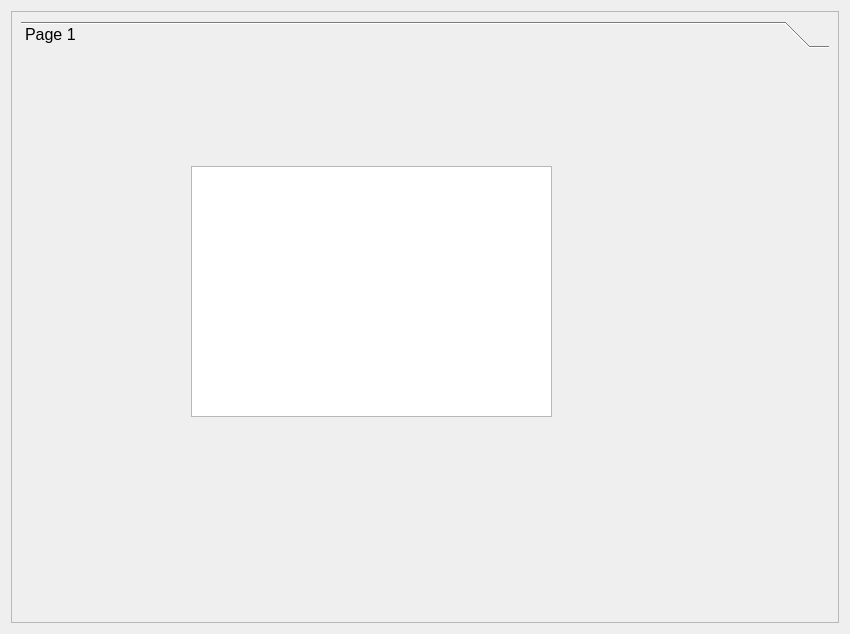
<?xml version="1.0" encoding="UTF-8"?>
<ui version="4.0">
 <class>testWidget</class>
 <widget class="QWidget" name="testWidget">
  <property name="windowModality">
   <enum>Qt::NonModal</enum>
  </property>
  <property name="geometry">
   <rect>
    <x>0</x>
    <y>0</y>
    <width>850</width>
    <height>634</height>
   </rect>
  </property>
  <property name="maximumSize">
   <size>
    <width>850</width>
    <height>16777215</height>
   </size>
  </property>
  <property name="windowTitle">
   <string>Form</string>
  </property>
  <layout class="QVBoxLayout" name="verticalLayout">
   <item>
    <layout class="QGridLayout" name="gridLayout_2">
     <item row="0" column="0">
      <widget class="QScrollArea" name="scrollArea">
       <property name="widgetResizable">
        <bool>true</bool>
       </property>
       <widget class="QWidget" name="scrollAreaWidgetContents">
        <property name="geometry">
         <rect>
          <x>0</x>
          <y>0</y>
          <width>828</width>
          <height>612</height>
         </rect>
        </property>
        <layout class="QVBoxLayout" name="verticalLayout_2">
         <item>
          <widget class="QToolBox" name="toolBox">
           <property name="font">
            <font>
             <pointsize>12</pointsize>
            </font>
           </property>
           <property name="currentIndex">
            <number>0</number>
           </property>
           <property name="tabSpacing">
            <number>8</number>
           </property>
           <widget class="QWidget" name="page">
            <property name="geometry">
             <rect>
              <x>0</x>
              <y>0</y>
              <width>810</width>
              <height>559</height>
             </rect>
            </property>
            <attribute name="label">
             <string>Page 1</string>
            </attribute>
            <widget class="QPlainTextEdit" name="plainTextEdit">
             <property name="geometry">
              <rect>
               <x>170</x>
               <y>110</y>
               <width>361</width>
               <height>251</height>
              </rect>
             </property>
             <property name="readOnly">
              <bool>true</bool>
             </property>
            </widget>
           </widget>
          </widget>
         </item>
        </layout>
       </widget>
      </widget>
     </item>
    </layout>
   </item>
  </layout>
 </widget>
 <resources/>
 <connections/>
</ui>
